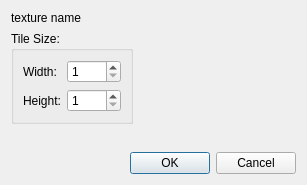
<?xml version="1.0" encoding="UTF-8"?>
<ui version="4.0">
 <class>TexturePropertiesDialog</class>
 <widget class="QDialog" name="TexturePropertiesDialog">
  <property name="geometry">
   <rect>
    <x>0</x>
    <y>0</y>
    <width>307</width>
    <height>185</height>
   </rect>
  </property>
  <property name="windowTitle">
   <string>Texture Properties</string>
  </property>
  <layout class="QGridLayout" name="gridLayout">
   <item row="1" column="0">
    <widget class="QGroupBox" name="groupBox">
     <property name="title">
      <string>Tile Size:</string>
     </property>
     <layout class="QFormLayout" name="formLayout">
      <property name="fieldGrowthPolicy">
       <enum>QFormLayout::ExpandingFieldsGrow</enum>
      </property>
      <item row="0" column="0">
       <widget class="QLabel" name="label">
        <property name="text">
         <string>Width:</string>
        </property>
       </widget>
      </item>
      <item row="0" column="1">
       <widget class="QSpinBox" name="tileWidth">
        <property name="minimum">
         <number>1</number>
        </property>
        <property name="maximum">
         <number>1024</number>
        </property>
       </widget>
      </item>
      <item row="1" column="0">
       <widget class="QLabel" name="label_2">
        <property name="text">
         <string>Height:</string>
        </property>
       </widget>
      </item>
      <item row="1" column="1">
       <widget class="QSpinBox" name="tileHeight">
        <property name="minimum">
         <number>1</number>
        </property>
        <property name="maximum">
         <number>1024</number>
        </property>
       </widget>
      </item>
     </layout>
    </widget>
   </item>
   <item row="0" column="0">
    <widget class="QLabel" name="name">
     <property name="text">
      <string>texture name</string>
     </property>
    </widget>
   </item>
   <item row="2" column="0">
    <spacer name="verticalSpacer">
     <property name="orientation">
      <enum>Qt::Vertical</enum>
     </property>
     <property name="sizeHint" stdset="0">
      <size>
       <width>20</width>
       <height>40</height>
      </size>
     </property>
    </spacer>
   </item>
   <item row="1" column="1">
    <spacer name="horizontalSpacer">
     <property name="orientation">
      <enum>Qt::Horizontal</enum>
     </property>
     <property name="sizeHint" stdset="0">
      <size>
       <width>40</width>
       <height>20</height>
      </size>
     </property>
    </spacer>
   </item>
   <item row="3" column="0" colspan="2">
    <widget class="QDialogButtonBox" name="buttonBox">
     <property name="orientation">
      <enum>Qt::Horizontal</enum>
     </property>
     <property name="standardButtons">
      <set>QDialogButtonBox::Cancel|QDialogButtonBox::Ok</set>
     </property>
    </widget>
   </item>
  </layout>
 </widget>
 <resources/>
 <connections>
  <connection>
   <sender>buttonBox</sender>
   <signal>accepted()</signal>
   <receiver>TexturePropertiesDialog</receiver>
   <slot>accept()</slot>
   <hints>
    <hint type="sourcelabel">
     <x>248</x>
     <y>254</y>
    </hint>
    <hint type="destinationlabel">
     <x>157</x>
     <y>274</y>
    </hint>
   </hints>
  </connection>
  <connection>
   <sender>buttonBox</sender>
   <signal>rejected()</signal>
   <receiver>TexturePropertiesDialog</receiver>
   <slot>reject()</slot>
   <hints>
    <hint type="sourcelabel">
     <x>316</x>
     <y>260</y>
    </hint>
    <hint type="destinationlabel">
     <x>286</x>
     <y>274</y>
    </hint>
   </hints>
  </connection>
 </connections>
</ui>
